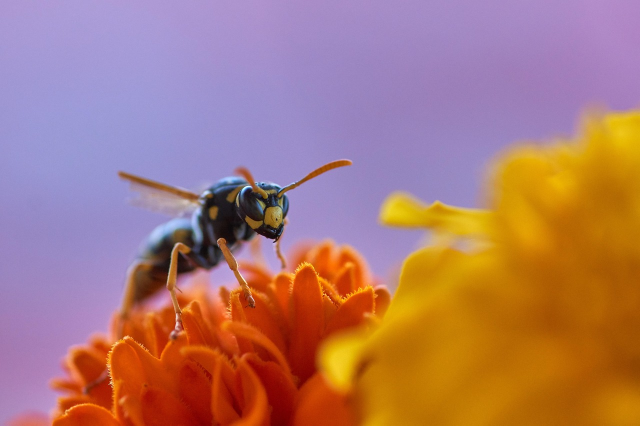
#> input picture Images/img7.jpg, 1280 x 851 px, found by its file name (shown at 1/2 size)
$ jupyter execute Day3.ipynb
#> lines starting #> are read from the running program, lines starting #| are printed output that depends on the picture
[cell 1]
import cv2

[cell 2]
old_img = cv2.imread(r"C:\Users\Vikas\Desktop\OpenCV\Images\img7.jpg")
#> old_img is the input picture: shape (851, 1280, 3); mean B, G, R 116.5, 122.4, 170.8
old_img = cv2.resize(old_img,(500,500))
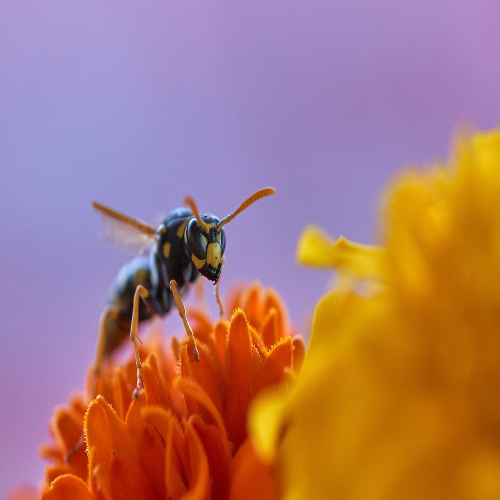
#> old_img: shape (500, 500, 3); mean B, G, R 116.3, 122.3, 170.7

new_img=cv2.line(img=old_img, pt1= (150,30), pt2= (300,190), color= (0,255,0), thickness= 4, lineType=4)

cv2.imshow("Image",new_img)
cv2.waitKey(0)
cv2.destroyAllWindows()

[cell 3]
import cv2
import numpy as np

# Read and resize the image
old_img = cv2.imread(r"C:\Users\Vikas\Desktop\OpenCV\Images\img7.jpg")
old_img = cv2.resize(old_img, (500, 500))

# Create overlay for transparency effect
overlay = old_img.copy()

# Draw a filled rectangle (cool semi-transparent box)
cv2.rectangle(overlay, pt1=(70, 100), pt2=(300, 400), color=(0, 255, 0), thickness=-1)
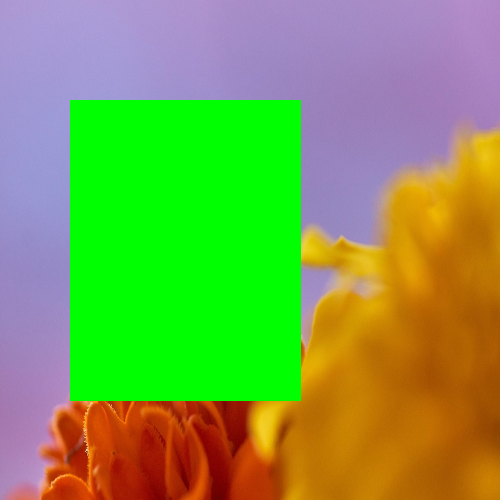
#> overlay: shape (500, 500, 3); mean B, G, R 78, 159.9, 126.3
alpha = 0.3  # Transparency factor
new_img = cv2.addWeighted(overlay, alpha, old_img, 1 - alpha, 0)
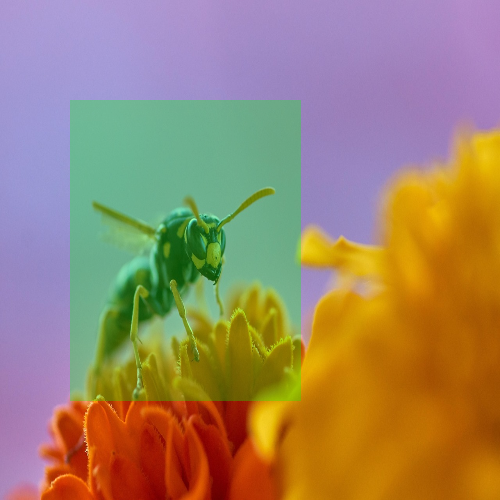
#> new_img: shape (500, 500, 3); mean B, G, R 104.8, 133.6, 157.3

# Draw border rectangle over it
cv2.rectangle(new_img, pt1=(70, 100), pt2=(300, 400), color=(0, 255, 0), thickness=3)

# Add cool glowing-style text
cv2.putText(new_img,
            text="OpenCV is Cool!",
            org=(40, 80),
            fontFace=cv2.FONT_HERSHEY_TRIPLEX,
            fontScale=1.3,
            color=(255, 255, 255),  # white for main text
            thickness=2,
            lineType=cv2.LINE_AA)

# Shadow effect (black offset text behind)
cv2.putText(new_img,
            text="OpenCV is Cool!",
            org=(42, 82),  # Slightly offset for shadow
            fontFace=cv2.FONT_HERSHEY_TRIPLEX,
            fontScale=1.3,
            color=(0, 0, 0),  # black shadow
            thickness=3,
            lineType=cv2.LINE_AA)
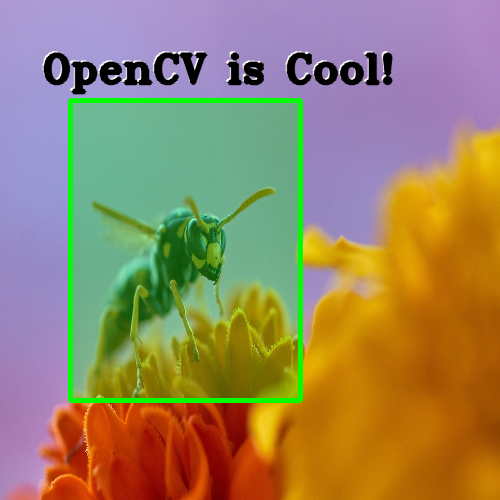
#> new_img: shape (500, 500, 3); mean B, G, R 98.4, 133.2, 151.4

# Display the final image
cv2.imshow("Styled Image", new_img)
cv2.waitKey(0)
cv2.destroyAllWindows()
